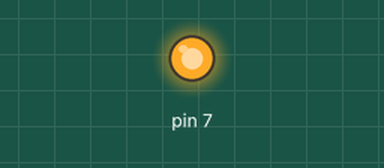
Simulated run of this sketch. Board: Arduino Uno, built with avr-gcc and run on an emulated ATmega328P. Shown: output pins drawn as LEDs (lit = HIGH).

Above: at 5.0 s.
At 20.0 s:
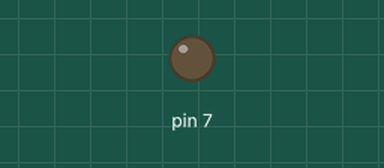
Timing chart, 0 to 39.0 s (numbered marks = the images above):
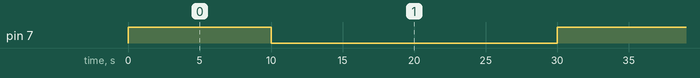

Measured:
- by itself, pin 7: alternates HIGH for 10.0 s and LOW for 20.0 s

The sketch:

entrega_semana_1_robotica_codigo.ino
```cpp
// C++ code
//
int counter;

void setup()
{
  pinMode(7, OUTPUT);
}

void loop()
{
  for (counter = 0; counter < 10000; ++counter) {
    digitalWrite(7, HIGH);
    delay(10000); // Wait for 10000 millisecond(s)
    digitalWrite(7, LOW);
    delay(20000); // Wait for 20000 millisecond(s)
  }
}
```
